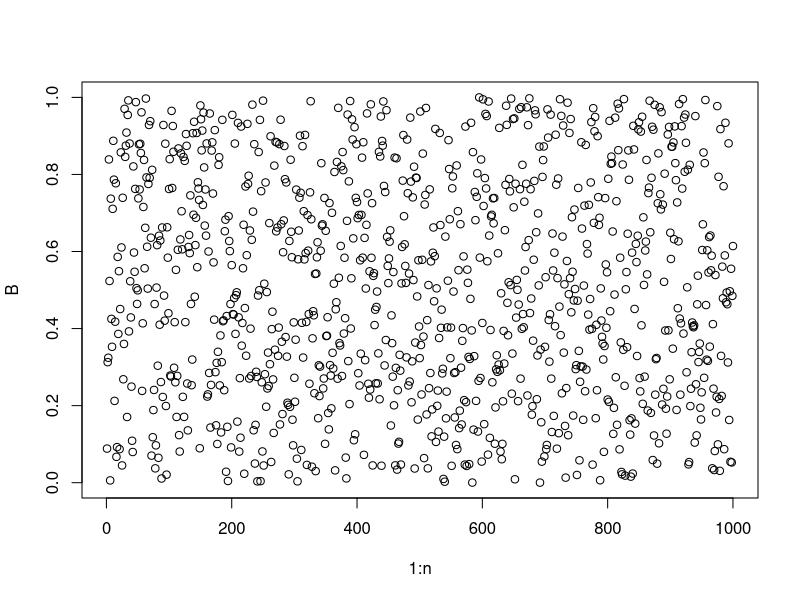
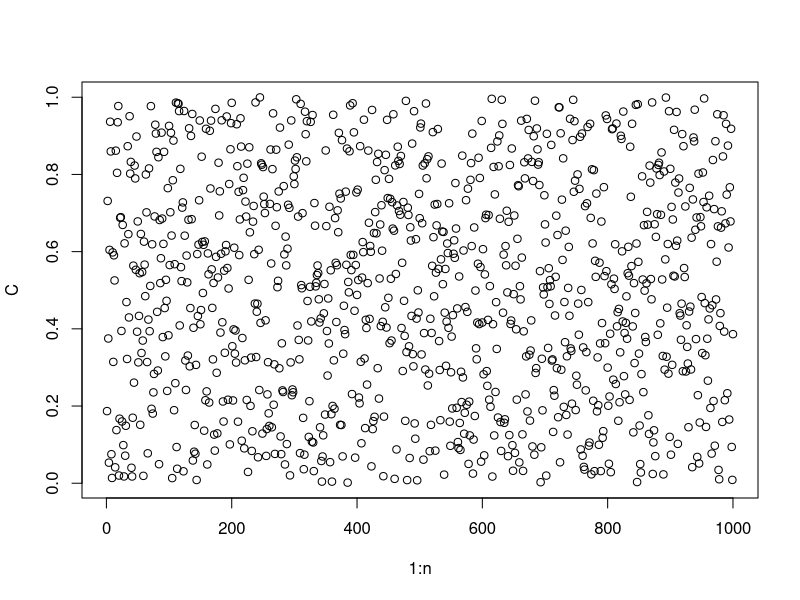
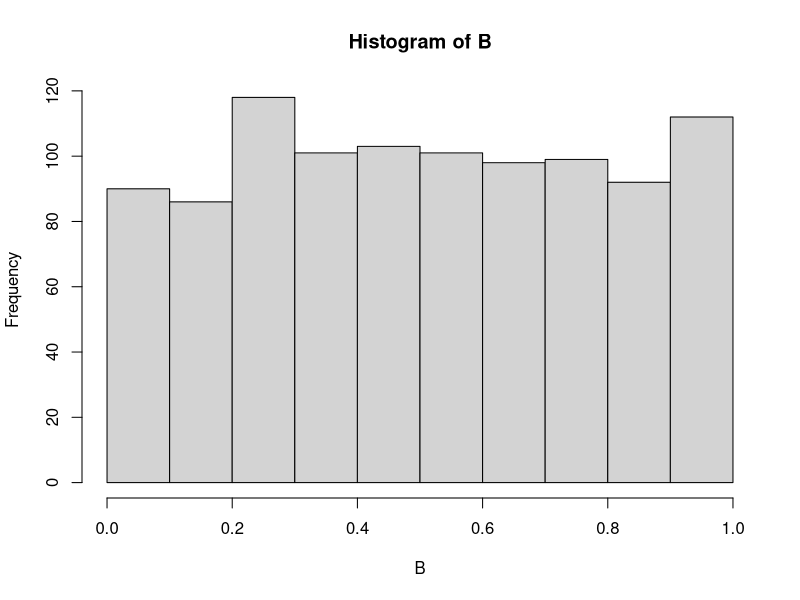
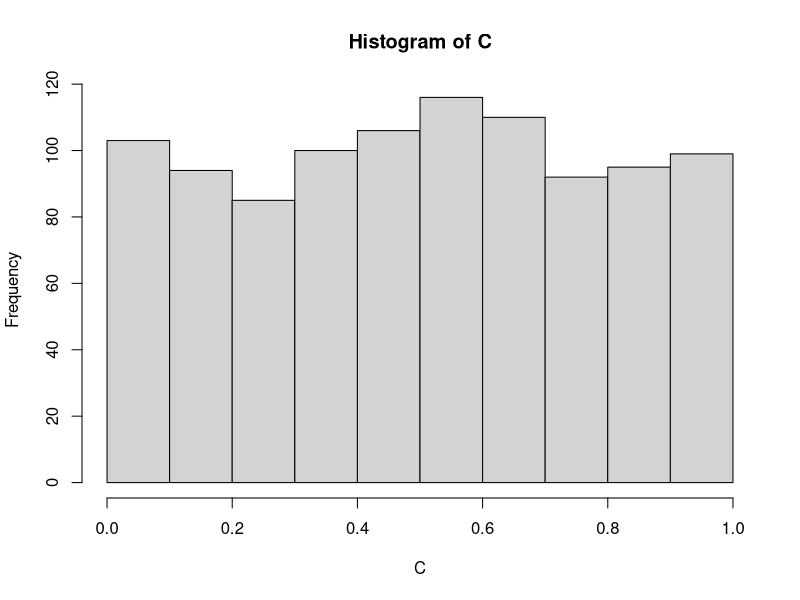

Reproduce these figures in R, in order.
## ---- chunk 1
knitr::opts_chunk$set(echo = TRUE)
## ---- chunk 2
n <- 1000

# Default min - 0 and max - 1
B = runif(n, min = 0, max = 1)
C = runif(n, min = 0, max = 1)
## ---- chunk 3
plot(1:n, B)
plot(1:n, C)

hist(B)
hist(C)
## ---- chunk 4
s <- function(B, C) {
  val <- 0
  cn <- 0
  total_len <- length(B)
  for(i in 1:length(B)) {
    val <- B[i] + C[i]
    if (val < .5) {
      cn = cn + 1    
    }
  }
  
  p <- cn / total_len
  return(p)
}


s(B, C)
## ---- chunk 5
D <- B+C
sum(punif(D<1/2, min=0, max = 1))/n
## ---- chunk 6
s <- function(B, C) {
  val <- 0
  cn <- 0
  total_len <- length(B)
  for(i in 1:length(B)) {
    val <- B[i] * C[i]
    if (val < .5) {
      cn = cn + 1    
    }
  }
  
  p <- cn / total_len
  return(p)
}

s(B, C)
## ---- chunk 7
E <- B*C
sum(punif(E<1/2, min=0, max = 1))/n
## ---- chunk 8
s <- function(B, C) {
  val <- 0
  cn <- 0
  total_len <- length(B)
  for(i in 1:length(B)) {
    val <- B[i] - C[i]
    if (abs(val) < .5) {
      cn = cn + 1    
    }
  }
  
  p <- cn / total_len
  return(p)
}

s(B, C)

## ---- chunk 9
G <- abs(B-C)
sum(punif(G<1/2, min=0, max = 1))/n
## ---- chunk 10
s <- function(B, C) {
  val <- 0
  cn <- 0
  total_len <- length(B)
  for(i in 1:length(B)) {
    val <- pmax(B[i],C[i])
    if (val < .5) {
      cn = cn + 1    
    }
  }
  
  p <- cn / total_len
  return(p)
}

s(B, C)
## ---- chunk 11
H <- pmax(B,C)
sum(punif(H<1/2, min=0, max = 1))/n
## ---- chunk 12
s <- function(B, C) {
  val <- 0
  cn <- 0
  total_len <- length(B)
  for(i in 1:length(B)) {
    val <- pmin(B[i],C[i])
    if (val < .5) {
      cn = cn + 1    
    }
  }
  
  p <- cn / total_len
  return(p)
}

s(B, C)
## ---- chunk 13
H <- pmin(B,C)
sum(punif(H<1/2, min=0, max = 1))/n
